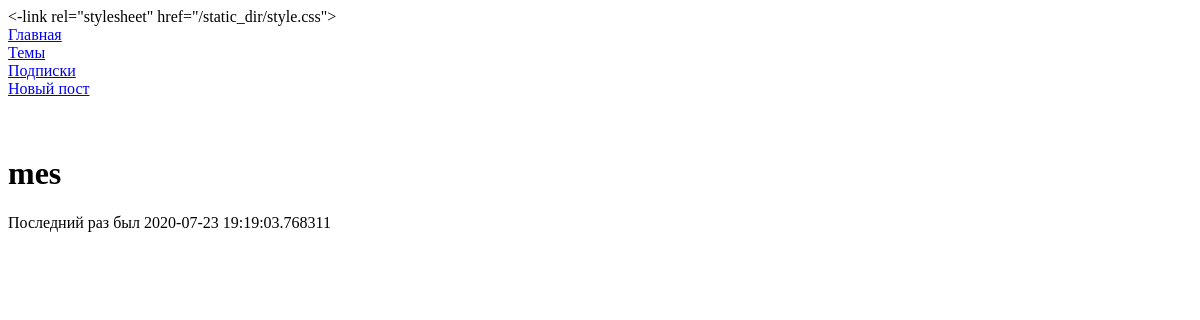
The app's page /user/mes (signed in), older data.
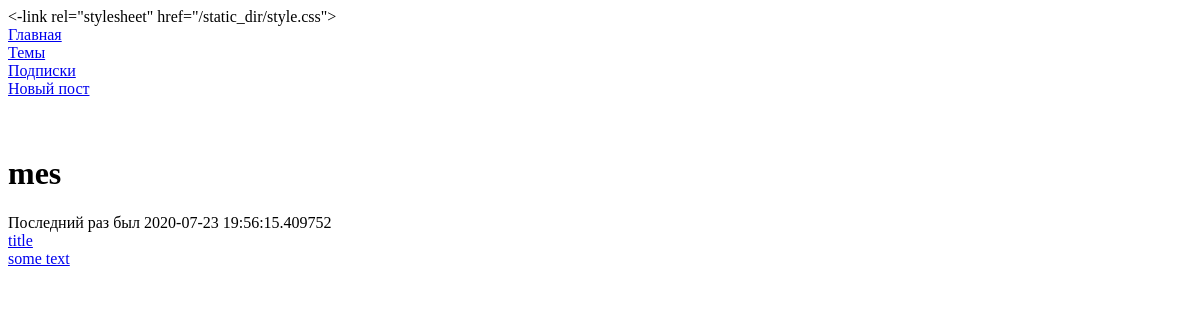
The same page, newer data.
### app/models.py (models this page shows, shortened)
class Post(db.Model):
    id = db.Column(db.Integer, primary_key=True)
    title = db.Column(db.String(64), nullable=False, default='Ошибка')
    body = db.Column(db.Text(1000), nullable=False, default='Ошибка')
    timestamp = db.Column(db.DateTime, index=True, default=datetime.utcnow)
    user_id = db.Column(db.Integer, db.ForeignKey('user.id'))
    views = db.Column(db.Integer, default=0)
    likes_users = db.relationship('User', secondary=likes, backref=db.backref('liked_posts', lazy='dynamic'))

### app/routes.py (the view)
@app.route('/user/<username>')
def user(username):
	post_user = Post.query.join(User).filter_by(username=username).order_by(Post.timestamp.desc()).all()
	user = db.session.query(User.username, User.last_seen).filter_by(username=username).first()
	return render_template('user.html', user=user, post=post_user)

### app/models.py (called while the page is built)
    @login.user_loader
    def load_user(id):
    	return User.query.get(int(id))

### app/routes.py (called while the page is built)
@app.before_request
def before_request():
	if current_user.is_authenticated:
		current_user.last_seen = datetime.utcnow()
		db.session.commit()

### app/templates/user.html (shortened to what this page needs)
{% extends "base.html" %}
{% block content %}
<h1>{{ user.username }}</h1>
<a>Последний раз был {{ user.last_seen }}</a>
<div class="blogread">
    <div class="blogread__columns">
        {% for p in post %}
        <div class="blogread__column">
            <div class="column__content">
                <div class="content__title"><a href="{{ url_for('post', post_id=p.id) }}">{{ p.title }}</a></div>
                <div class="content__text"><a href="{{ url_for('post', post_id=p.id) }}">{{ p.body }}</a></div>
            </div>
        </div>
        {% endfor %}
    </div>
</div>
{% endblock %}

Row changes from the older to the newer data that the page shows:
added Post: title "title", body "some text"
Text that changed along with them:
{{ user.last_seen }}: "2020-07-23 19:19:03.768311" → "2020-07-23 19:56:15.409752"
